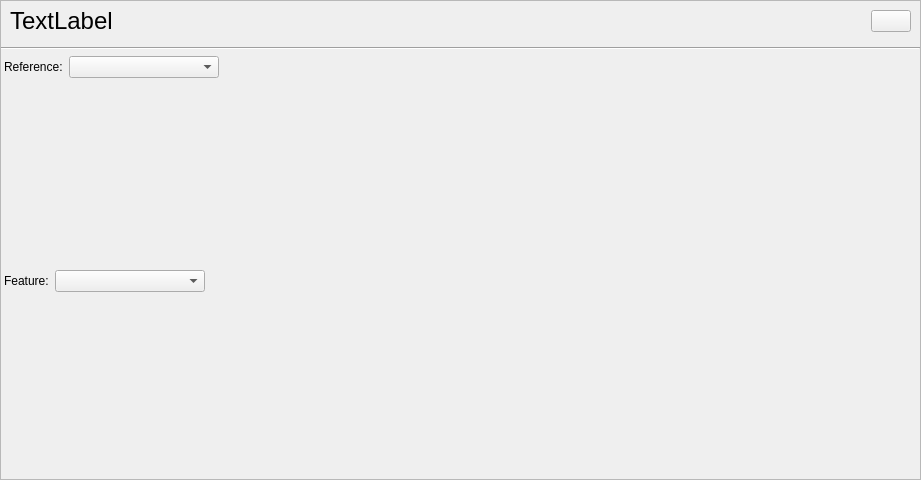
<?xml version="1.0" encoding="UTF-8"?>
<ui version="4.0">
 <class>TagView</class>
 <widget class="QScrollArea" name="TagView">
  <property name="geometry">
   <rect>
    <x>0</x>
    <y>0</y>
    <width>921</width>
    <height>480</height>
   </rect>
  </property>
  <property name="windowTitle">
   <string>ScrollArea</string>
  </property>
  <property name="autoFillBackground">
   <bool>false</bool>
  </property>
  <property name="styleSheet">
   <string notr="true"/>
  </property>
  <property name="widgetResizable">
   <bool>true</bool>
  </property>
  <widget class="QWidget" name="scrollAreaWidgetContents">
   <property name="geometry">
    <rect>
     <x>0</x>
     <y>0</y>
     <width>919</width>
     <height>478</height>
    </rect>
   </property>
   <property name="autoFillBackground">
    <bool>true</bool>
   </property>
   <property name="styleSheet">
    <string notr="true"/>
   </property>
   <layout class="QVBoxLayout" name="verticalLayout">
    <property name="spacing">
     <number>10</number>
    </property>
    <property name="leftMargin">
     <number>0</number>
    </property>
    <property name="topMargin">
     <number>0</number>
    </property>
    <property name="rightMargin">
     <number>0</number>
    </property>
    <property name="bottomMargin">
     <number>0</number>
    </property>
    <item>
     <widget class="QWidget" name="widget" native="true">
      <layout class="QVBoxLayout" name="verticalLayout_2">
       <property name="leftMargin">
        <number>0</number>
       </property>
       <property name="topMargin">
        <number>0</number>
       </property>
       <property name="rightMargin">
        <number>0</number>
       </property>
       <property name="bottomMargin">
        <number>1</number>
       </property>
       <item>
        <widget class="QWidget" name="tagWidget" native="true">
         <layout class="QHBoxLayout" name="horizontalLayout">
          <property name="topMargin">
           <number>6</number>
          </property>
          <property name="bottomMargin">
           <number>6</number>
          </property>
          <item>
           <widget class="QLabel" name="tagLabel">
            <property name="font">
             <font>
              <pointsize>18</pointsize>
             </font>
            </property>
            <property name="text">
             <string>TextLabel</string>
            </property>
           </widget>
          </item>
          <item>
           <spacer name="horizontalSpacer">
            <property name="orientation">
             <enum>Qt::Horizontal</enum>
            </property>
            <property name="sizeHint" stdset="0">
             <size>
              <width>741</width>
              <height>20</height>
             </size>
            </property>
           </spacer>
          </item>
          <item>
           <widget class="QPushButton" name="tagInfoBtn">
            <property name="text">
             <string/>
            </property>
            <property name="icon">
             <iconset resource="../resources.qrc">
              <normaloff>:/images/info.png</normaloff>:/images/info.png</iconset>
            </property>
           </widget>
          </item>
         </layout>
        </widget>
       </item>
       <item>
        <widget class="Line" name="line">
         <property name="frameShadow">
          <enum>QFrame::Sunken</enum>
         </property>
         <property name="orientation">
          <enum>Qt::Horizontal</enum>
         </property>
        </widget>
       </item>
       <item>
        <widget class="QWidget" name="referenceSelectorWidget" native="true">
         <layout class="QHBoxLayout" name="horizontalLayout_2">
          <property name="leftMargin">
           <number>3</number>
          </property>
          <property name="topMargin">
           <number>0</number>
          </property>
          <property name="rightMargin">
           <number>0</number>
          </property>
          <property name="bottomMargin">
           <number>0</number>
          </property>
          <item>
           <widget class="QLabel" name="refLabel">
            <property name="toolTip">
             <string>A Tag refers to 0 - n DataArray entities... </string>
            </property>
            <property name="text">
             <string>Reference:</string>
            </property>
           </widget>
          </item>
          <item>
           <widget class="QComboBox" name="referencesCombo">
            <property name="minimumSize">
             <size>
              <width>150</width>
              <height>0</height>
             </size>
            </property>
            <property name="toolTip">
             <string>Select the referenced data you want to plot</string>
            </property>
           </widget>
          </item>
          <item>
           <spacer name="horizontalSpacer_2">
            <property name="orientation">
             <enum>Qt::Horizontal</enum>
            </property>
            <property name="sizeHint" stdset="0">
             <size>
              <width>685</width>
              <height>20</height>
             </size>
            </property>
           </spacer>
          </item>
         </layout>
        </widget>
       </item>
       <item>
        <widget class="QWidget" name="referencePlotWidget" native="true">
         <layout class="QVBoxLayout" name="verticalLayout_3">
          <property name="leftMargin">
           <number>0</number>
          </property>
          <property name="topMargin">
           <number>0</number>
          </property>
          <property name="rightMargin">
           <number>0</number>
          </property>
          <property name="bottomMargin">
           <number>0</number>
          </property>
          <item>
           <widget class="QStackedWidget" name="referenceStack">
            <widget class="QWidget" name="page"/>
            <widget class="QWidget" name="page_2"/>
           </widget>
          </item>
         </layout>
        </widget>
       </item>
       <item>
        <widget class="QWidget" name="featureSelectorWidget" native="true">
         <layout class="QHBoxLayout" name="horizontalLayout_3">
          <property name="leftMargin">
           <number>3</number>
          </property>
          <property name="topMargin">
           <number>0</number>
          </property>
          <property name="rightMargin">
           <number>0</number>
          </property>
          <property name="bottomMargin">
           <number>0</number>
          </property>
          <item>
           <widget class="QLabel" name="featureLabel">
            <property name="toolTip">
             <string>A Tag may refer to DataArrayEntities that are feaures of the tagged data regions...</string>
            </property>
            <property name="text">
             <string>Feature:</string>
            </property>
           </widget>
          </item>
          <item>
           <widget class="QComboBox" name="featuresCombo">
            <property name="minimumSize">
             <size>
              <width>150</width>
              <height>0</height>
             </size>
            </property>
            <property name="toolTip">
             <string>Select the feature you want to plot</string>
            </property>
           </widget>
          </item>
          <item>
           <spacer name="horizontalSpacer_3">
            <property name="orientation">
             <enum>Qt::Horizontal</enum>
            </property>
            <property name="sizeHint" stdset="0">
             <size>
              <width>701</width>
              <height>20</height>
             </size>
            </property>
           </spacer>
          </item>
         </layout>
        </widget>
       </item>
       <item>
        <widget class="QWidget" name="featurePlotWidget" native="true">
         <layout class="QVBoxLayout" name="verticalLayout_4">
          <property name="leftMargin">
           <number>0</number>
          </property>
          <property name="topMargin">
           <number>0</number>
          </property>
          <property name="rightMargin">
           <number>0</number>
          </property>
          <property name="bottomMargin">
           <number>0</number>
          </property>
          <item>
           <widget class="QStackedWidget" name="featureStack">
            <widget class="QWidget" name="page_3"/>
            <widget class="QWidget" name="page_4"/>
           </widget>
          </item>
         </layout>
        </widget>
       </item>
      </layout>
     </widget>
    </item>
   </layout>
  </widget>
 </widget>
 <resources>
  <include location="../resources.qrc"/>
 </resources>
 <connections>
  <connection>
   <sender>tagInfoBtn</sender>
   <signal>clicked()</signal>
   <receiver>TagView</receiver>
   <slot>showTagInfo()</slot>
   <hints>
    <hint type="sourcelabel">
     <x>870</x>
     <y>37</y>
    </hint>
    <hint type="destinationlabel">
     <x>460</x>
     <y>239</y>
    </hint>
   </hints>
  </connection>
  <connection>
   <sender>referencesCombo</sender>
   <signal>currentIndexChanged(int)</signal>
   <receiver>TagView</receiver>
   <slot>reference_selected(int)</slot>
   <hints>
    <hint type="sourcelabel">
     <x>147</x>
     <y>93</y>
    </hint>
    <hint type="destinationlabel">
     <x>460</x>
     <y>239</y>
    </hint>
   </hints>
  </connection>
  <connection>
   <sender>featuresCombo</sender>
   <signal>currentIndexChanged(int)</signal>
   <receiver>TagView</receiver>
   <slot>feature_selected(int)</slot>
   <hints>
    <hint type="sourcelabel">
     <x>131</x>
     <y>297</y>
    </hint>
    <hint type="destinationlabel">
     <x>460</x>
     <y>239</y>
    </hint>
   </hints>
  </connection>
 </connections>
 <slots>
  <slot>referenceSelected(int)</slot>
  <slot>featureSelected(int)</slot>
  <slot>showTagInfo()</slot>
 </slots>
</ui>
